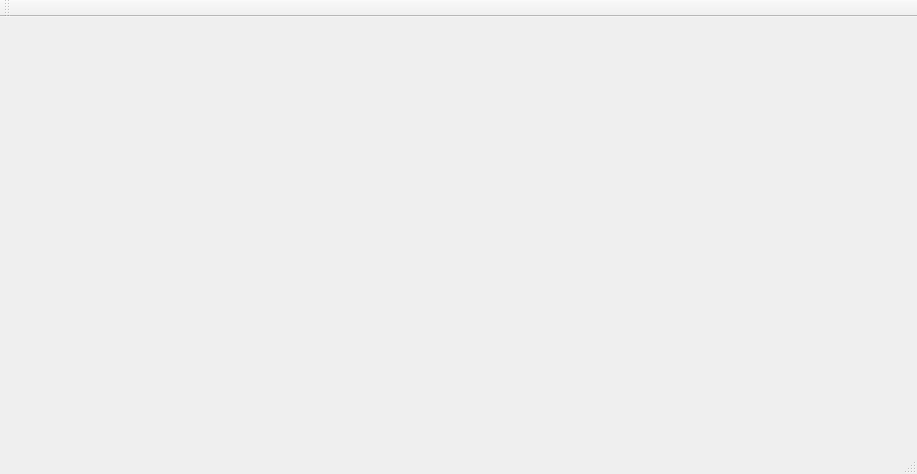
<?xml version="1.0" encoding="UTF-8"?>
<ui version="4.0">
 <class>TestCRSDllClass</class>
 <widget class="QMainWindow" name="TestCRSDllClass">
  <property name="geometry">
   <rect>
    <x>0</x>
    <y>0</y>
    <width>917</width>
    <height>474</height>
   </rect>
  </property>
  <property name="windowTitle">
   <string>TestCRSDll</string>
  </property>
  <widget class="QWidget" name="centralWidget">
   <widget class="QWidget" name="widget" native="true">
    <property name="geometry">
     <rect>
      <x>20</x>
      <y>10</y>
      <width>170</width>
      <height>391</height>
     </rect>
    </property>
   </widget>
   <widget class="QWidget" name="widget_2" native="true">
    <property name="geometry">
     <rect>
      <x>200</x>
      <y>10</y>
      <width>170</width>
      <height>391</height>
     </rect>
    </property>
   </widget>
   <widget class="QWidget" name="widget_3" native="true">
    <property name="geometry">
     <rect>
      <x>380</x>
      <y>10</y>
      <width>170</width>
      <height>391</height>
     </rect>
    </property>
   </widget>
   <widget class="QWidget" name="widget_4" native="true">
    <property name="geometry">
     <rect>
      <x>560</x>
      <y>10</y>
      <width>170</width>
      <height>391</height>
     </rect>
    </property>
   </widget>
   <widget class="QWidget" name="widget_5" native="true">
    <property name="geometry">
     <rect>
      <x>740</x>
      <y>10</y>
      <width>170</width>
      <height>391</height>
     </rect>
    </property>
   </widget>
  </widget>
  <widget class="QMenuBar" name="menuBar">
   <property name="geometry">
    <rect>
     <x>0</x>
     <y>0</y>
     <width>917</width>
     <height>23</height>
    </rect>
   </property>
  </widget>
  <widget class="QToolBar" name="mainToolBar">
   <attribute name="toolBarArea">
    <enum>TopToolBarArea</enum>
   </attribute>
   <attribute name="toolBarBreak">
    <bool>false</bool>
   </attribute>
  </widget>
  <widget class="QStatusBar" name="statusBar"/>
 </widget>
 <layoutdefault spacing="6" margin="11"/>
 <resources>
  <include location="TestCRSDll.qrc"/>
 </resources>
 <connections/>
</ui>
